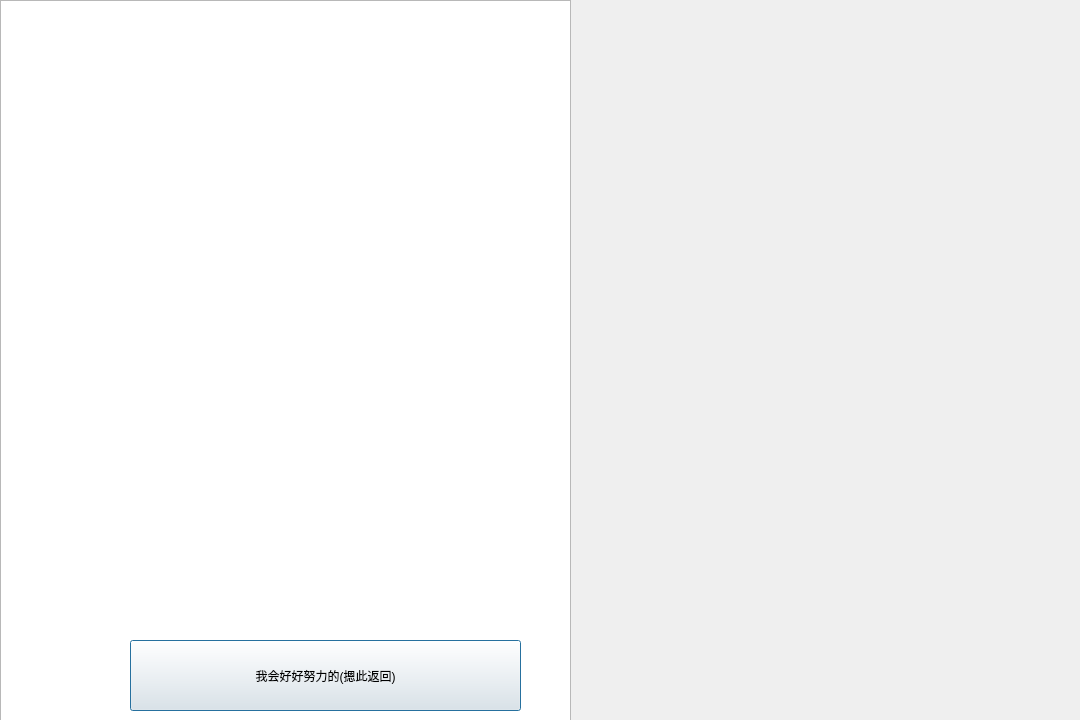
<?xml version="1.0" encoding="UTF-8"?>
<ui version="4.0">
 <class>have_a_try</class>
 <widget class="QWidget" name="have_a_try">
  <property name="geometry">
   <rect>
    <x>0</x>
    <y>0</y>
    <width>1080</width>
    <height>720</height>
   </rect>
  </property>
  <property name="windowTitle">
   <string>Form</string>
  </property>
  <widget class="QListView" name="Ding_Zhen">
   <property name="geometry">
    <rect>
     <x>0</x>
     <y>0</y>
     <width>571</width>
     <height>721</height>
    </rect>
   </property>
   <property name="styleSheet">
    <string notr="true">border-image: url(:/ding_zhen_555.jpeg);</string>
   </property>
  </widget>
  <widget class="QPushButton" name="goback">
   <property name="geometry">
    <rect>
     <x>130</x>
     <y>640</y>
     <width>391</width>
     <height>71</height>
    </rect>
   </property>
   <property name="mouseTracking">
    <bool>true</bool>
   </property>
   <property name="styleSheet">
    <string notr="true">font: 20pt &quot;华文行楷&quot;;


</string>
   </property>
   <property name="text">
    <string>我会好好努力的(摁此返回)</string>
   </property>
   <property name="autoRepeat">
    <bool>false</bool>
   </property>
   <property name="default">
    <bool>true</bool>
   </property>
   <property name="flat">
    <bool>false</bool>
   </property>
  </widget>
 </widget>
 <resources/>
 <connections/>
</ui>
